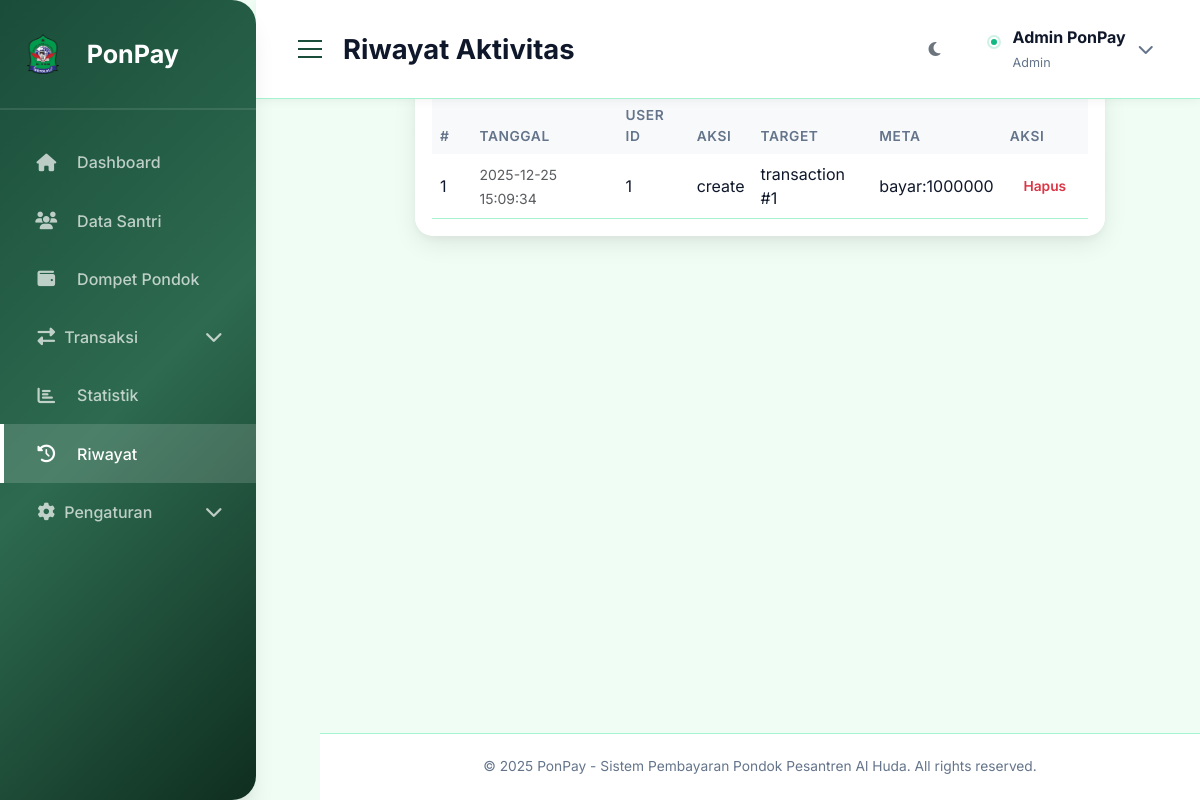
Before: /history/ with the older database file.
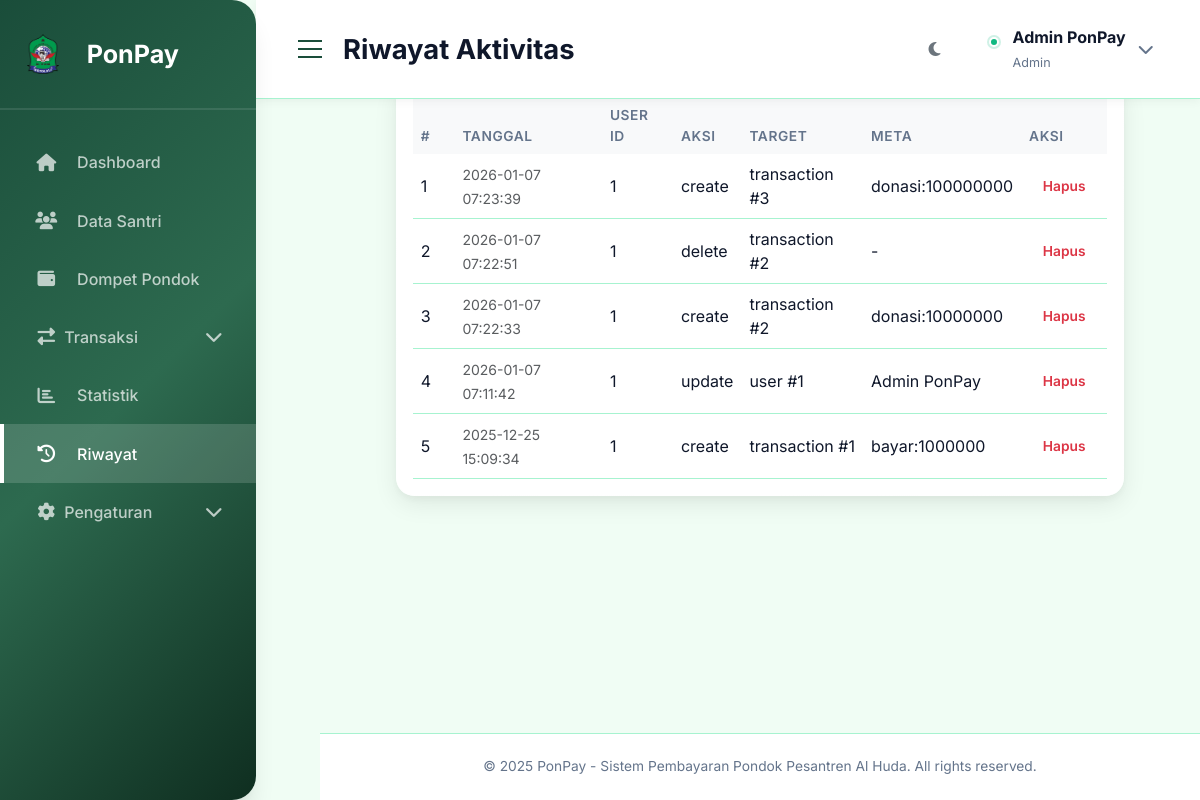
After: the same page with the newer database file.
### tables this page shows
CREATE TABLE history (
            id INTEGER PRIMARY KEY AUTOINCREMENT,
            user_id INTEGER,
            action TEXT NOT NULL,
            target_type TEXT,
            target_id INTEGER,
            meta TEXT,
            created_at TIMESTAMP DEFAULT CURRENT_TIMESTAMP
        );

### routes.py (the view)
@history_bp.route('/')
def index():
    entries = get_history(500)
    entries = [dict(e) for e in entries] if entries else []
    return render_template('history.html', entries=entries)

### db.py (called while the page is built)
def get_db():
    if 'db' not in g:
        g.db = sqlite3.connect(current_app.config['DATABASE'])
        g.db.row_factory = sqlite3.Row  # Enable column access by name
    return g.db

def query_db(query, args=(), one=False):
    cursor = get_db().cursor()
    cursor.execute(query, args)
    rv = cursor.fetchall()
    cursor.close()
    return (rv[0] if rv else None) if one else rv

def get_history(limit=200):
    return query_db('SELECT * FROM history ORDER BY created_at DESC LIMIT ?', (limit,))

### templates/history.html (shortened to what this page needs)
{% extends 'base.html' %}
{% block page_title %}Riwayat Aktivitas{% endblock %}
{% block content %}
<div class="container-fluid">
    <div class="card">
        <div class="card-body">
            <div class="table-responsive">
                <table class="table table-hover mb-0">
                    <thead class="table-light">
                        <tr>
                            <th style="width:6%">#</th>
                            <th>Tanggal</th>
                            <th>User ID</th>
                            <th>Aksi</th>
                            <th>Target</th>
                            <th>Meta</th>
                            <th style="width:12%">Aksi</th>
                        </tr>
                    </thead>
                    <tbody>
                        {% if entries %}
                            {% for e in entries %}
                            <tr>
                                <td>{{ loop.index }}</td>
                                <td><small class="text-muted">{{ e.created_at }}</small></td>
                                <td>{{ e.user_id or '-' }}</td>
                                <td>{{ e.action }}</td>
                                <td>{{ e.target_type or '-' }} {% if e.target_id %}#{{ e.target_id }}{% endif %}</td>
                                <td>{{ e.meta or '-' }}</td>
                                <td>
                                    <form action="{{ url_for('history.delete', entry_id=e.id) }}" method="POST" onsubmit="return confirm('Yakin hapus entri ini?');">
                                        <button class="btn btn-sm btn-outline-danger">Hapus</button>
                                    </form>
                                </td>
                            </tr>
                            {% endfor %}
                        {% else %}
                            <tr>
                                <td colspan="7" class="text-center text-muted py-4">Belum ada aktivitas</td>
                            </tr>
                        {% endif %}
                    </tbody>
                </table>
            </div>
        </div>
    </div>
</div>
{% endblock %}

### templates/base.html (shortened to what this page needs)
<!DOCTYPE html>
<html lang="id">
  <head>
    <link
      href="https://cdn.jsdelivr.net/npm/bootstrap@5.3.0/dist/css/bootstrap.min.css"
      rel="stylesheet"
    />
    <link
      rel="stylesheet"
      href="https://cdnjs.cloudflare.com/ajax/libs/font-awesome/6.4.0/css/all.min.css"
    />
    <link
      rel="stylesheet"
      href="{{ url_for('static', filename='css/style.css') }}"
    />
  </head>
  <body>
    <div class="wrapper d-flex">
      <nav class="sidebar" id="sidebar" aria-hidden="false">
        <div class="sidebar-header">
          <div class="logo-section">
            <img
              src="{{ url_for('static', filename='images/logo.png') }}"
              alt="Logo Al Huda"
              style="
                width: 40px;
                height: 40px;
                margin-right: 10px;
                border-radius: 8px;
                object-fit: contain;
              "
            />
            <h5>PonPay</h5>
          </div>
        </div>
        <ul class="nav flex-column sidebar-nav" id="sidebarNav">
          <li class="nav-item">
            <a
              class="nav-link {% if request.endpoint == 'dashboard.index' %}active{% endif %}"
              href="{{ url_for('dashboard.index') }}"
              data-tooltip="Dashboard"
            >
              <i class="fas fa-home"></i>
              <span>Dashboard</span>
            </a>
          </li>
          <li class="nav-item">
            <a
              class="nav-link {% if request.endpoint == 'students.index' %}active{% endif %}"
              href="{{ url_for('students.index') }}"
              data-tooltip="Data Santri"
            >
              <i class="fas fa-users"></i>
              <span>Data Santri</span>
            </a>
          </li>
          <li class="nav-item">
            <a
              class="nav-link {% if request.endpoint == 'wallet.index' %}active{% endif %}"
              href="{{ url_for('wallet.index') }}"
              data-tooltip="Dompet Pondok"
            >
              <i class="fas fa-wallet"></i>
              <span>Dompet Pondok</span>
            </a>
          </li>
          <li class="nav-item">
            <a
              class="nav-link d-flex justify-content-between align-items-center {% if request.endpoint and request.endpoint.startswith('transaction') %}active{% endif %}"
              data-bs-toggle="collapse"
              href="#nav-transaction"
              role="button"
              aria-expanded="false"
              aria-controls="nav-transaction"
              data-tooltip="Transaksi"
            >
              <span
                ><i class="fas fa-exchange-alt"></i>
                <span>Transaksi</span></span
              >
              <i class="fas fa-chevron-down"></i>
            </a>
          </li>
          <li class="nav-item">
            <a
              class="nav-link {% if request.endpoint == 'statistics.index' %}active{% endif %}"
              href="{{ url_for('statistics.index') }}"
              data-tooltip="Statistik"
            >
              <i class="fas fa-chart-bar"></i>
              <span>Statistik</span>
            </a>
          </li>
          <li class="nav-item">
            <a
              class="nav-link {% if request.endpoint == 'history.index' %}active{% endif %}"
              href="{{ url_for('history.index') }}"
              data-tooltip="Riwayat"
            >
              <i class="fas fa-history"></i>
              <span>Riwayat</span>
            </a>
          </li>
          <li class="nav-item">
            <a
              class="nav-link d-flex justify-content-between align-items-center {% if request.endpoint and request.endpoint.startswith('settings') %}active{% endif %}"
              data-bs-toggle="collapse"
              href="#nav-settings"
              role="button"
              aria-expanded="false"
              aria-controls="nav-settings"
              data-tooltip="Pengaturan"
            >
              <span><i class="fas fa-cog"></i> <span>Pengaturan</span></span>
              <i class="fas fa-chevron-down"></i>
            </a>
          </li>
        </ul>
      </nav>
      <div class="main-content">
        <nav class="top-navbar">
          <div class="navbar-left">
            <button
              class="btn-sidebar-collapse d-none d-lg-block"
              id="sidebarCollapseBtn"
              aria-expanded="false"
              aria-controls="sidebar"
            >
              <i class="fas fa-bars"></i>
            </button>
            <h6 class="page-title">
              {% block page_title %}Dashboard{% endblock %}
            </h6>
          </div>
          <div class="navbar-right">
            <div class="user-profile d-flex align-items-center">
              <button id="darkModeToggle" class="btn btn-outline-secondary me-2" aria-label="Toggle dark mode" title="Dark mode">
                <i class="fas fa-moon"></i>
              </button>
              <div class="user-profile-inner d-flex align-items-center">
              <div class="profile-info d-none d-md-block">
                <p class="profile-name">
                  {{ session.get('full_name', 'Admin PonPay') }}
                </p>
                <small class="profile-role"
                  >{{ session.get('role', 'admin') }}</small
                >
              </div>
              <div class="dropdown">
                <a
                  class="dropdown-toggle"
                  href="#"
                  id="profileDropdown"
                  role="button"
                  data-bs-toggle="dropdown"
                >
                  <i class="fas fa-chevron-down"></i>
                </a>
              </div>
            </div>
          </div>
        </nav>
        <div class="page-content">{% block content %}{% endblock %}</div>
        <footer class="page-footer">
          <p>
            &copy; 2025 PonPay - Sistem Pembayaran Pondok Pesantren Al Huda. All
            rights reserved.
          </p>
        </footer>
      </div>
    </div>
  </body>
</html>

Changed rows visible on the page:
added history: get "Admin PonPay", created_at "2026-01-07 07:11:42", user "1", action "update", target_type "user", target_id "1", meta "Admin PonPay"
added history: created_at "2026-01-07 07:23:39", user "1", action "create", target_type "transaction", target_id "3", meta "donasi:100000000"
added history: created_at "2026-01-07 07:22:51", user "1", action "delete", target_type "transaction", target_id "2", meta "-"
added history: created_at "2026-01-07 07:22:33", user "1", action "create", target_type "transaction", target_id "2", meta "donasi:10000000"
Other visible differences:
{{ session.get('full_name', 'Admin PonPay') }}: "Admin PonPay" → (not shown)
